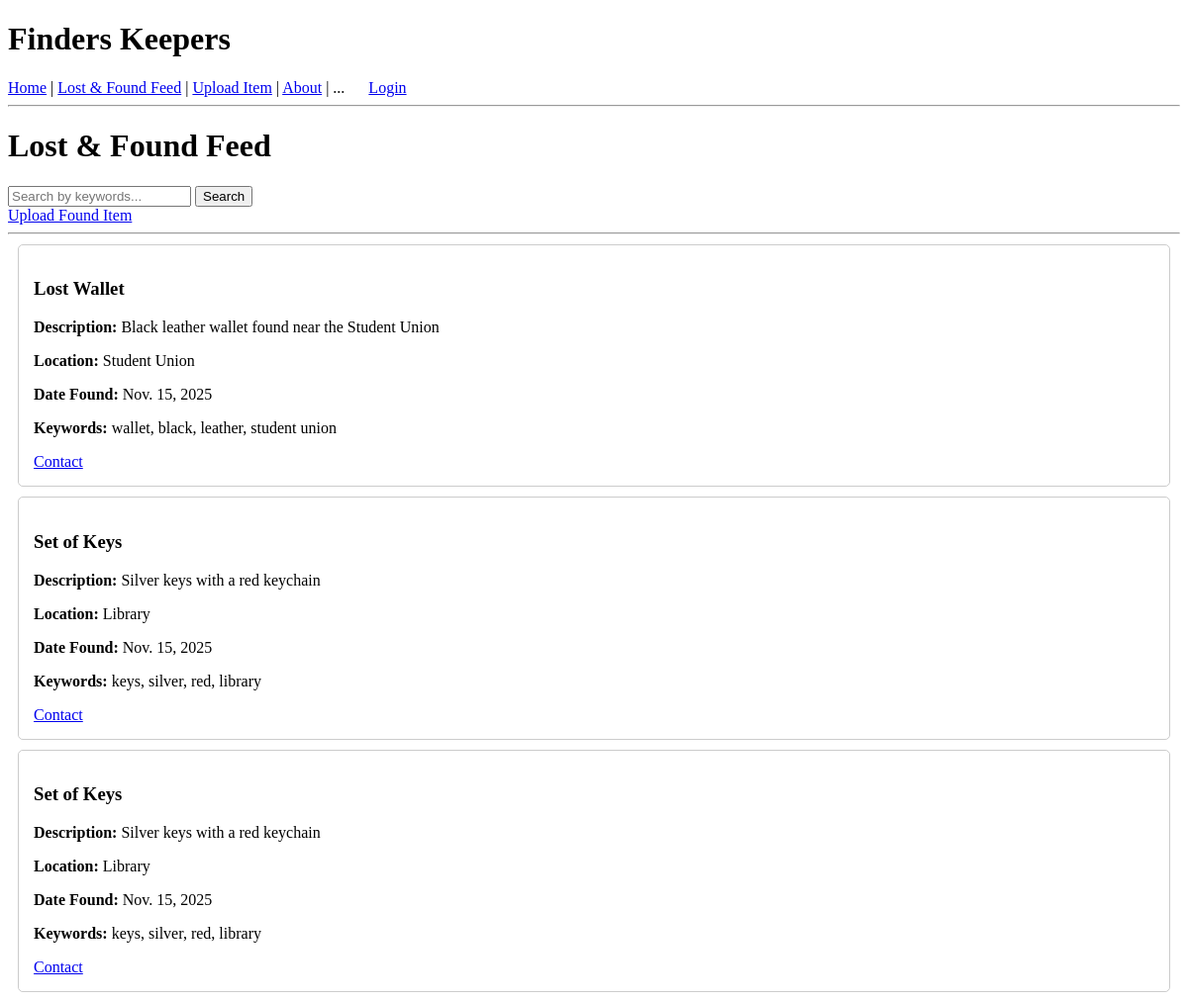
/main-feed/, run on an earlier commit of the app's database.
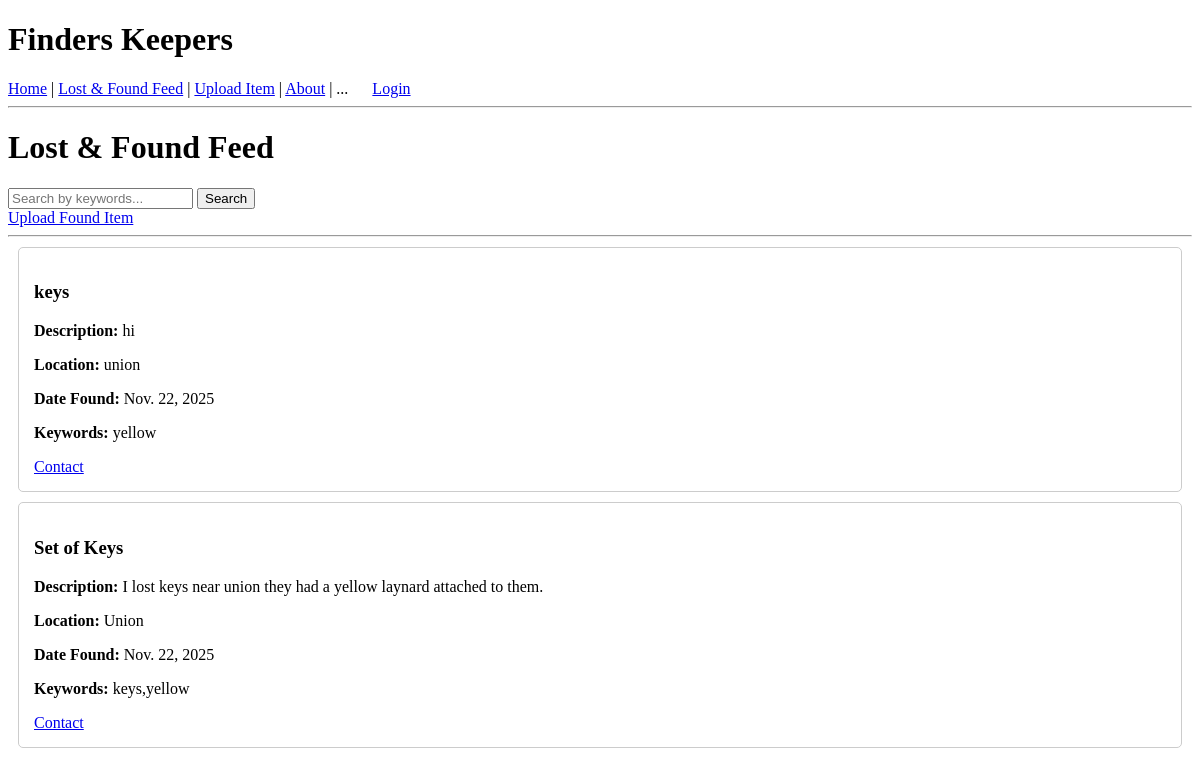
And on a later commit of the database.
### lostandfound/models.py (models this page shows, shortened)
class FoundItem(models.Model):
    user = models.ForeignKey(User, on_delete=models.CASCADE)
    title = models.CharField(max_length=100)
    description = models.TextField()
    location = models.CharField(max_length=100)
    date_found = models.DateField(auto_now_add=True)
    contact_info = models.CharField(max_length=100)
    keywords = models.CharField(max_length=200, help_text="Comma-separated keywords for search")

### lostandfound/views.py (the view)
# urls.py: path('main-feed/', views.main_feed, name='main_feed'),
def main_feed(request):
    query = request.GET.get('q')
    if query:
        items = FoundItem.objects.filter(keywords__icontains=query).order_by('-date_found')
    else:
        items = FoundItem.objects.all().order_by('-date_found')
    return render(request, 'lostandfound/main_feed.html', {'items': items})

### lostandfound/templates/lostandfound/main_feed.html
{% extends 'lostandfound/base.html' %}
{% block content %}
<h1>Lost & Found Feed</h1>
<div class="search-box">
    <form method="GET">
        <input type="text" name="q" placeholder="Search by keywords..." value="{{ request.GET.q }}">
        <button type="submit">Search</button>
    </form>
</div>
<a href="{% url 'upload' %}">Upload Found Item</a>
<hr>
{% for item in items %}
    <div style="border: 1px solid #ccc; padding: 15px; margin: 10px; border-radius: 5px;">
        <h3>{{ item.title }}</h3>
        <p><strong>Description:</strong> {{ item.description }}</p>
        <p><strong>Location:</strong> {{ item.location }}</p>
        <p><strong>Date Found:</strong> {{ item.date_found }}</p>
        <p><strong>Keywords:</strong> {{ item.keywords }}</p>
        <a href="{% url 'contact_post_owner' item.id %}" class="btn btn-primary">Contact</a>
    </div>
{% empty %}
    <p>No items found.</p>
{% endfor %}
{% endblock %}

### lostandfound/templates/lostandfound/base.html (shortened to what this page needs)
<!DOCTYPE html>
<html>
<head>
</head>
<body>
    <header>
        <h1>Finders Keepers</h1>
    </header>
    <nav>
        <a href="{% url 'home' %}">Home</a> |
        <a href="{% url 'main_feed' %}">Lost & Found Feed</a> |
        <a href="{% url 'upload' %}">Upload Item</a> |
        <a href="{% url 'about' %}">About</a> |
        ...
        {% if user.is_authenticated %}
            <span style="margin-left: 20px;">
                Logged in as {{ user.username }} |
                <form method="post" action="{% url 'logout' %}" style="display:inline;">
                    {% csrf_token %}
                    <button type="submit" style="background:none;border:none;color:blue;text-decoration:underline;cursor:pointer;padding:0;">
                        Logout
                    </button>
                </form>
            </span>
        {% else %}
            <span style="margin-left: 20px;">
                <a href="{% url 'login' %}">Login</a>
            </span>
        {% endif %}
    </nav>
    <hr>
    {% block content %}
    {% endblock %}
</body>
</html>

What changed in the data, as far as the page shows it:
removed FoundItem: title "Set of Keys", description "Silver keys with a red keychain", location "Library", date_found "Nov. 15, 2025", keywords "keys, silver, red, library"
removed FoundItem: title "Set of Keys", description "Silver keys with a red keychain", location "Library", date_found "Nov. 15, 2025", keywords "keys, silver, red, library"
changed FoundItem: title "Lost Wallet" → "keys"; description "Black leather wallet found near the Student Union" → "hi"; location "Student Union" → "union"; date_found "Nov. 15, 2025" → "Nov. 22, 2025"; keywords "wallet, black, leather, student union" → "yellow"
added FoundItem: title "Set of Keys", description "I lost keys near union they had a yellow laynard attached to them.", location "Union", date_found "Nov. 22, 2025", keywords "keys,yellow"
